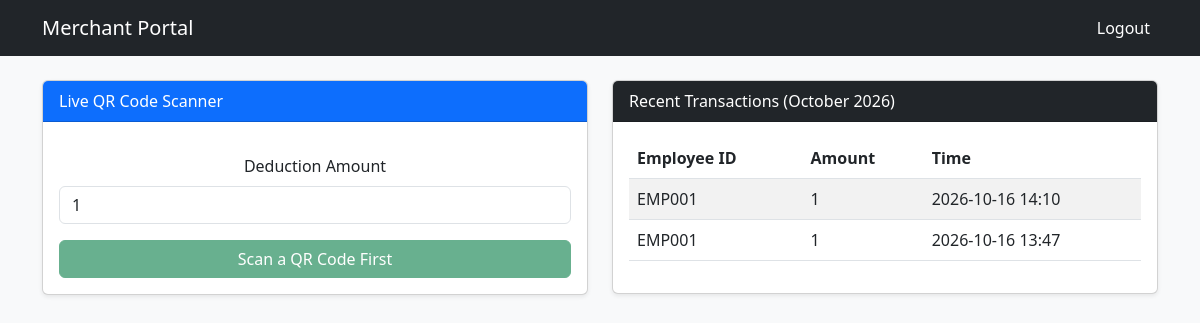
The page /merchant (signed in) on the database its author committed.
### app.py (models this page shows)
class Transaction(db.Model):
    id = db.Column(db.Integer, primary_key=True)
    employee_id = db.Column(db.String(50), nullable=False)
    merchant_username = db.Column(db.String(150), nullable=False)
    amount = db.Column(db.Integer, nullable=False)
    timestamp = db.Column(db.DateTime, default=lambda: datetime.now(timezone.utc))

### app.py (the view, shortened to what this page needs)
@app.route('/merchant', methods=['GET', 'POST'])
def merchant_dashboard():
    if 'username' not in session or session['role'] != 'merchant':
        return redirect(url_for('login'))
    current_month = datetime.now().strftime('%B %Y')
    transactions = Transaction.query.order_by(Transaction.timestamp.desc()).limit(10).all()
    return render_template('merchant.html', transactions=transactions, current_month=current_month)

### templates/merchant.html (shortened to what this page needs)
<!DOCTYPE html>
<html lang="en">
<head>
    <link href="https://cdn.jsdelivr.net/npm/bootstrap@5.3.0/dist/css/bootstrap.min.css" rel="stylesheet">
</head>
<body class="bg-light">
    <nav class="navbar navbar-expand-lg navbar-dark bg-dark mb-4">
        <div class="container">
            <a class="navbar-brand" href="#">Merchant Portal</a>
            <div class="navbar-nav ms-auto">
                <a class="nav-link text-white" href="{{ url_for('logout') }}">Logout</a>
            </div>
        </div>
    </nav>
    <div class="container">
        <div class="row">
            <div class="col-md-6 mb-4">
                <div class="card shadow-sm">
                    <div class="card-header bg-primary text-white">Live QR Code Scanner</div>
                    <div class="card-body text-center">
                        <form id="scanForm" method="POST" class="mt-3">
                            <div class="mb-3">
                                <label for="amount" class="form-label">Deduction Amount</label>
                                <input type="number" class="form-control" id="amount" name="amount" value="1" min="1" required>
                            </div>
                            <button type="submit" id="submitBtn" class="btn btn-success w-100" disabled>Scan a QR Code First</button>
                        </form>
                    </div>
                </div>
            </div>
            <div class="col-md-6">
                <div class="card shadow-sm">
                    <div class="card-header bg-dark text-white">Recent Transactions ({{ current_month }})</div>
                    <div class="card-body">
                        <table class="table table-striped">
                            <thead>
                                <tr>
                                    <th>Employee ID</th>
                                    <th>Amount</th>
                                    <th>Time</th>
                                </tr>
                            </thead>
                            <tbody>
                                {% for tx in transactions %}
                                <tr>
                                    <td>{{ tx.employee_id }}</td>
                                    <td>{{ tx.amount }}</td>
                                    <td>{{ tx.timestamp.strftime('%Y-%m-%d %H:%M') }}</td>
                                </tr>
                                {% endfor %}
                            </tbody>
                        </table>
                    </div>
                </div>
            </div>
        </div>
    </div>
</body>
</html>

### rows shown on the page
Transaction: employee_id "EMP001", amount "1", timestamp "2026-10-16 14:10"
Transaction: employee_id "EMP001", amount "1", timestamp "2026-10-16 13:47"
